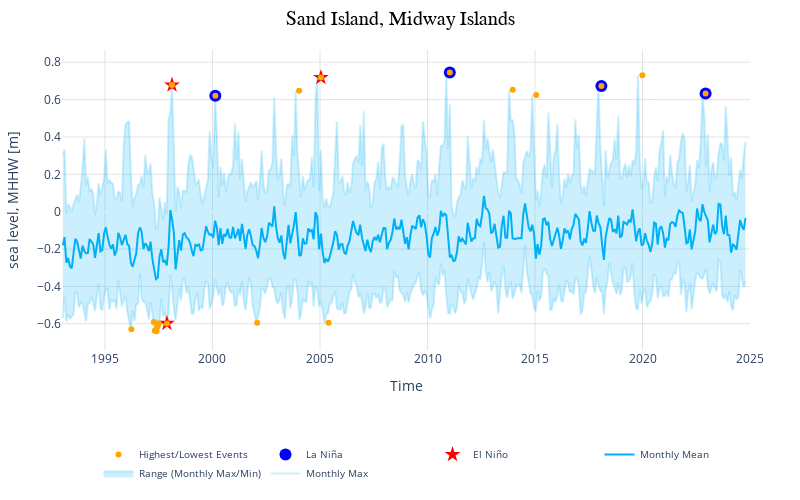

The cell this chart's notebook holds for it:
### Markdown cell above
A note: the plotly plot will not render in the jupyter book build, because the original data to build it is stored elsewhere (not on github). If you are replicating this notebook, it should work fine for you. In the meantime, the pre-built html is available.

### Code cell
figly = make_plotlyFigure(rsl_monthly_mean, 
        rsl_monthly_max, rsl_monthly_min, 
        top_10_table, rsl_subset,str(station_map[station_name]))

# change size of the plot
# figly.update_layout(autosize=True)
figly.update_layout(width=800, height=500,autosize=False)
# save the figure to the output folder
figname = 'SL_top_10_plot_' + station_name + '.html'

# remove commas from figname
figname = figname.replace(', ','_')
matrix_dir = Path('../../matrix/plotly')
pio.write_html(figly, str(matrix_dir / figname), auto_open=False)

figly

### Figure 1 — Plotly figure (JSON) as saved in the notebook; plotly's stock layout.template omitted (floating-point values rounded to 4 significant figures; data arrays with more than 128 entries replaced by an {"elided": "..."} marker saying what was removed)
{"data": [{"line": {"color": "rgba(0,176,246,0.2)"}, "mode": "lines", "name": "Monthly Max", "type": "scatter", "x": {"elided": "384 str values"}, "y": {"elided": "382 float values"}}, {"fill": "tonexty", "fillcolor": "rgba(0,176,246,0.2)", "line": {"color": "rgba(0,176,246,0.2)"}, "mode": "lines", "name": "Range (Monthly Max/Min)", "type": "scatter", "x": {"elided": "384 str values"}, "y": {"elided": "382 float values"}}, {"line": {"color": "rgba(0,176,246,1)"}, "mode": "lines", "name": "Monthly Mean", "type": "scatter", "x": {"elided": "384 str values"}, "y": {"elided": "382 float values"}}, {"hoverinfo": "none", "marker": {"color": "red", "size": 12, "symbol": "star"}, "mode": "markers", "name": "El Niño", "type": "scatter", "x": ["2005-01-16T07:00:00.000000000", "1998-02-12T19:00:00.000000000", "1997-11-18T12:00:00.000000000"], "y": [0.718, 0.678, -0.598]}, {"hoverinfo": "none", "marker": {"color": "blue", "size": 12, "symbol": "circle"}, "mode": "markers", "name": "La Niña", "type": "scatter", "x": ["2011-01-14T20:00:00.000000000", "2018-02-01T18:00:00.000000000", "2022-12-07T14:00:00.000000000", "2000-02-18T15:00:00.000000000"], "y": [0.745, 0.673, 0.632, 0.62]}, {"hovertemplate": "%{x}, %{y:.2f} m<extra></extra>", "marker": {"color": "orange", "size": 6, "symbol": "circle"}, "mode": "markers", "name": "Highest/Lowest Events", "type": "scatter", "x": ["2011-01-14T20:00:00.000000000", "2019-12-29T19:00:00.000000000", "2005-01-16T07:00:00.000000000", "1998-02-12T19:00:00.000000000", "2018-02-01T18:00:00.000000000", "2013-12-18T20:00:00.000000000", "2004-01-11T19:00:00.000000000", "2022-12-07T14:00:00.000000000", "2015-01-20T15:00:00.000000000", "2000-02-18T15:00:00.000000000", "1997-05-24T22:00:00.000000000", "1997-04-24T23:00:00.000000000", "1996-03-24T00:00:00.000000000", "1997-06-04T21:00:00.000000000", "1997-06-20T21:00:00.000000000", "1997-07-01T19:00:00.000000000", "1997-11-18T12:00:00.000000000", "2002-01-29T09:00:00.000000000", "2005-05-26T22:00:00.000000000", "1997-04-09T23:00:00.000000000"], "y": [0.745, 0.73, 0.718, 0.678, 0.673, 0.653, 0.647, 0.632, 0.625, 0.62, -0.64, -0.637, -0.629, -0.618, -0.606, -0.599, -0.598, -0.595, -0.595, -0.591]}], "layout": {"autosize": false, "height": 500, "legend": {"font": {"size": 10}, "orientation": "h", "x": 0.5, "xanchor": "center", "y": -0.3, "yanchor": "top"}, "margin": {"b": 100, "l": 50, "r": 50, "t": 50}, "plot_bgcolor": "white", "showlegend": true, "title": {"font": {"color": "black", "family": "Arial", "size": 20}, "text": "Sand Island, Midway Islands", "x": 0.5}, "width": 800, "xaxis": {"gridcolor": "rgb(200,200,200)", "gridwidth": 0.5, "range": ["1993-01-01", "2024-12-31"], "showgrid": true, "title": {"text": "Time"}}, "yaxis": {"gridcolor": "rgb(200,200,200)", "gridwidth": 0.5, "showgrid": true, "title": {"text": "sea level, MHHW [m]"}}}}
